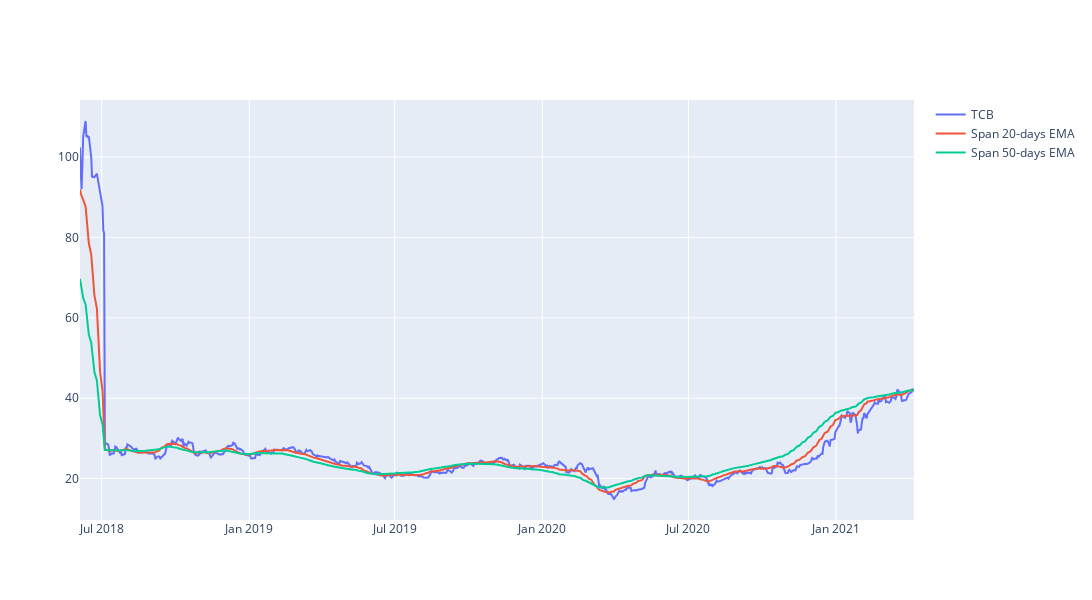

Notebook source saved alongside this figure:
### Code cell
#plot linechart for stock price
short_rolling = df['<Close>'].rolling(window=20).mean()

ema_long = df['<Close>'].ewm(span=50, adjust=False).mean()
ema_short = df['<Close>'].ewm(span=20, adjust=False).mean()
line_price = df['<Close>']
fig = go.Figure()
fig.update_layout(  autosize=False,   width=1200,    height=600)
#px.line(df_hpg, x='datetime', y='<Close>', labels={'x':'Date', 'y':'Price'})

fig.add_trace(go.Scatter(x=df.datetime, y=line_price, 
                        mode='lines', name='TCB'))

fig.add_trace(go.Scatter(x=df.datetime, y=ema_short, 
                        mode='lines', name='Span 20-days EMA'))

fig.add_trace(go.Scatter(x=df.datetime, y=ema_long, 
                        mode='lines', name='Span 50-days EMA'))

### Figure 1 — Plotly figure (JSON) as saved in the notebook; plotly's stock layout.template omitted (floating-point values rounded to 4 significant figures; data arrays with more than 128 entries replaced by an {"elided": "..."} marker saying what was removed)
{"data": [{"mode": "lines", "name": "TCB", "type": "scatter", "x": {"elided": "715 str values"}, "y": {"elided": "715 float values"}}, {"mode": "lines", "name": "Span 20-days EMA", "type": "scatter", "x": {"elided": "715 str values"}, "y": {"elided": "715 float values"}}, {"mode": "lines", "name": "Span 50-days EMA", "type": "scatter", "x": {"elided": "715 str values"}, "y": {"elided": "715 float values"}}], "layout": {"autosize": false, "height": 600, "width": 1200}}
